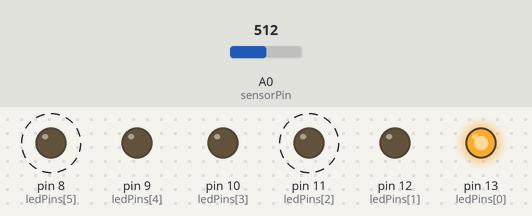
Bench run of a sketch on a simulated Arduino Uno, built with avr-gcc and run on an emulated ATmega328P. Shown: output pins drawn as LEDs (lit = HIGH). Dashed ring = blinking. Inputs (shaded band) come from the test bench; at power-on: A0 (sensorPin) = 512. Random numbers use the default seed unless the sketch sets one.

Above: at 1.3 s.
2.1 s: A0 (sensorPin) set to 900
At 2.9 s:
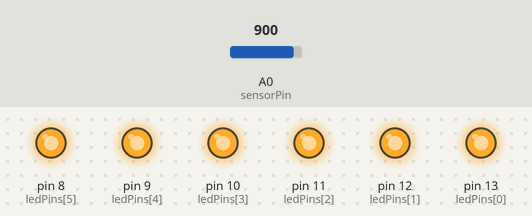
5.9 s: A0 (sensorPin) set to 716
At 7.4 s:
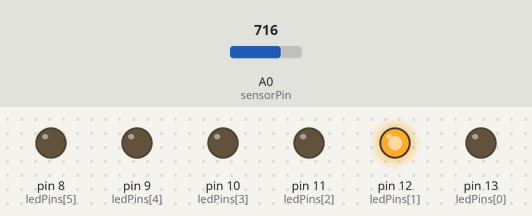
10.4 s: A0 (sensorPin) set to 511
At 12.1 s:
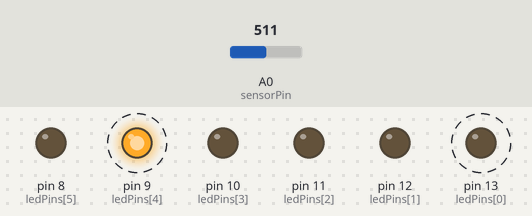
13.9 s: A0 (sensorPin) set to 263
17.4 s: A0 (sensorPin) set to 239
Timing chart, 0 to 21.9 s (numbered marks = the images above; inputs shaded):
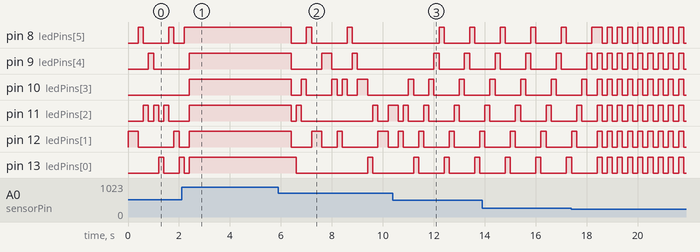

The sketch:

valguskett.ino
```cpp
int sensorPin = 0;  // Potentiomeetri analoog sisendi pin

int red = 13, yellow = 12, green = 11, red2 = 10;
int yellow2 = 9, green2 = 8;

int ledPins[] = {13, 12, 11, 10, 9, 8};

int lastPotValue = -1;  // Salvestame viimase potentiomeetri väärtuse
int currentPattern = 0; // Hoidke praegune LED mustri väärtus
int threshold = 10;     // Miinimum väärtuse muutus, et käivitada mustri vahetus

void setup() {
  // Algatame LED pin'id kui väljundid
  for (int i = 0; i < 6; i++) {
    pinMode(ledPins[i], OUTPUT);
  }
  Serial.begin(9600);  // Algatame sariväljundi (kui on vajalik)
}

void loop() {
  int potValue = analogRead(sensorPin);  // Loeme potentiomeetri väärtuse

  // Kontrollime, kas potentiomeetri väärtus on oluliselt muutunud
  if (abs(potValue - lastPotValue) > threshold) {
    lastPotValue = potValue; // Uuendame viimase potentiomeetri väärtuse

    // Vaatame, millist mustrit valida vastavalt potentiomeetri väärtusele
    currentPattern = map(potValue, 0, 1023, 0, 4);  // Mappige potentiomeetri väärtus mustri numbriks (0-4)
  }

  // Täidame vastava mustri, sõltuvalt praegusest mustrist
  switch (currentPattern) {
    case 0:
      vilguKogudega(200); // Muster 1: Kõik LED-id vilguvad koos
      break;
    case 1:
      vilguJargmisena(200); // Muster 2: LED-id vilguvad järjest
      break;
    case 2:
      vilguJuhuslikult(200); // Muster 3: LED-id vilguvad juhuslikult
      break;
    case 3:
      koguOn(1000); // Muster 4: Kõik LED-id on kauem sisse lülitatud
      break;
    case 4:
      vilguSensoriga(200); // Muster 5: LED-id vilguvad vastavalt potentiomeetri viivitusele
      break;
  }
}

// Muster 1: Kõik LED-id vilguvad koos
void vilguKogudega(int wait) {
  for (int i = 0; i < 6; i++) {
    digitalWrite(ledPins[i], HIGH); // Lülitame kõik LED-id sisse
  }
  delay(wait);  // Ootame määratud viivitusaja
  for (int i = 0; i < 6; i++) {
    digitalWrite(ledPins[i], LOW); // Lülitame kõik LED-id välja
  }
  delay(wait);  // Ootame määratud viivitusaja
}

// Muster 2: LED-id vilguvad järjest
void vilguJargmisena(int wait) {
  for (int i = 0; i < 6; i++) {
    digitalWrite(ledPins[i], HIGH); // Lülitame LED sisse
    delay(wait);  // Ootame määratud viivitusaja
    digitalWrite(ledPins[i], LOW); // Lülitame LED välja
  }
}

// Muster 3: LED-id vilguvad juhuslikult
void vilguJuhuslikult(int wait) {
  for (int i = 0; i < 6; i++) {
    int randomPin = random(0, 6);  // Juhuslikult valitud LED pin
    digitalWrite(ledPins[randomPin], HIGH); // Lülitame valitud LED sisse
    delay(wait);  // Ootame määratud viivitusaja
    digitalWrite(ledPins[randomPin], LOW); // Lülitame valitud LED välja
  }
}

// Muster 4: Kõik LED-id on kauem sisse lülitatud
void koguOn(int wait) {
  for (int i = 0; i < 6; i++) {
    digitalWrite(ledPins[i], HIGH); // Lülitame kõik LED-id sisse
  }
  delay(wait);  // Ootame määratud viivitusaja
  for (int i = 0; i < 6; i++) {
    digitalWrite(ledPins[i], LOW); // Lülitame kõik LED-id välja
  }
}

// Muster 5: LED-id vilguvad vastavalt potentiomeetri viivitusajale
void vilguSensoriga(int wait) {
  int sensorValue = analogRead(sensorPin); // Loeme taas potentiomeetri väärtuse
  float mult = sensorValue / 1023.0;  // Normaliseerime väärtus vahemikku 0-1
  int delayTime = 50 + mult * 500;  // Viivitus põhineb potentiomeetri väärtusel (50-550ms vahemik)
  for (int i = 0; i < 6; i++) {
    digitalWrite(ledPins[i], HIGH); // Lülitame LED sisse
    delay(delayTime);  // Ootame määratud viivitusaja
    digitalWrite(ledPins[i], LOW); // Lülitame LED välja
    delay(delayTime);  // Ootame määratud viivitusaja
  }
}
```

Measured:
- after the input at 5.9 s, pin 8 (ledPins[5]): goes LOW 0.60 s, HIGH 0.20 s, LOW 1.4 s, HIGH 0.20 s, then LOW, starting after 0.50 s; pin 9 (ledPins[4]): goes LOW 1.2 s, HIGH 0.40 s, LOW 0.80 s, HIGH 0.20 s, then LOW, starting after 0.50 s
- after the input at 10.4 s, pin 9 (ledPins[4]): alternates HIGH for 0.20 s and LOW for 1.0 s, starting after 1.6 s
